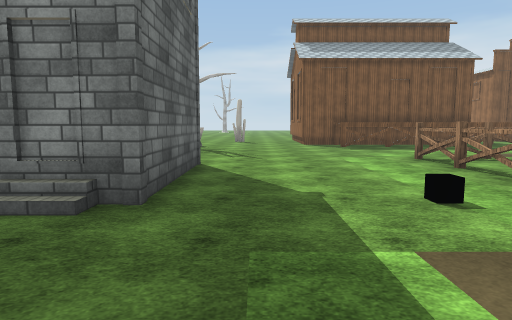
View 1 (above)

24 first-person views from a walk through a Unity game level. The camera is 1.5 m above the floor, tilts 6° down and sees 75° across. The floor is counted in squares, 2 m on a side. Each view is taken from the middle of a square. On the plan, view 1 faces up. The plan holds only what a view shows up to about 11 squares ahead; the rest is blank. The place goes on beyond the plan. The player is left out. Some animated figures are left out. Some surface patterns are stand-ins.

View 2
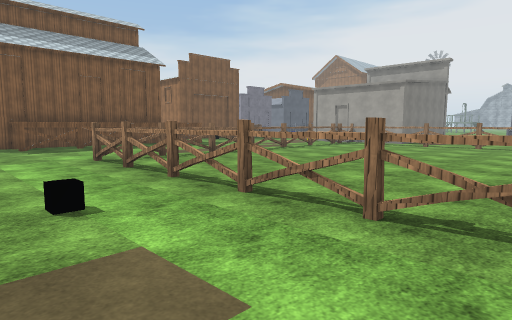

View 3
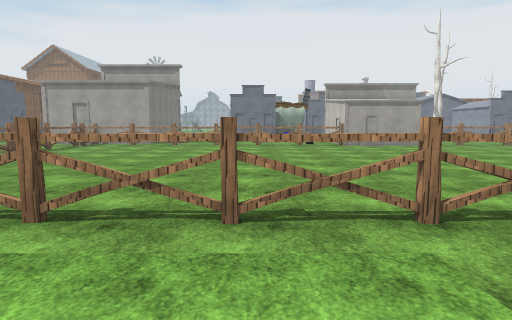

View 4
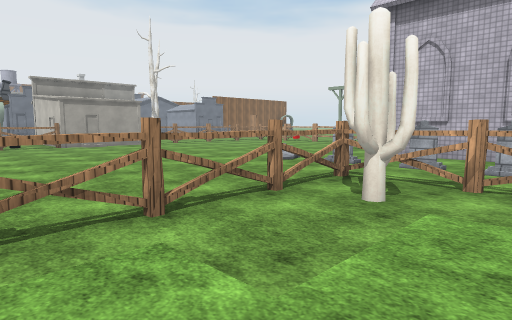

View 5
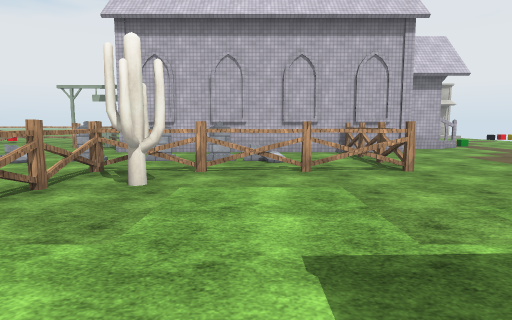

View 6
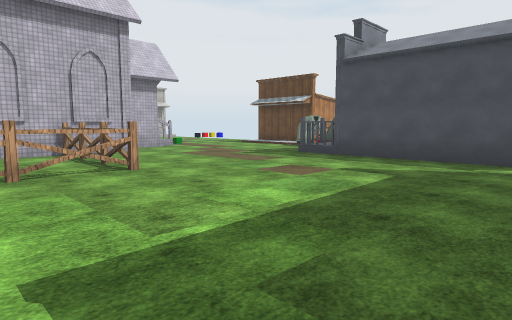

View 7
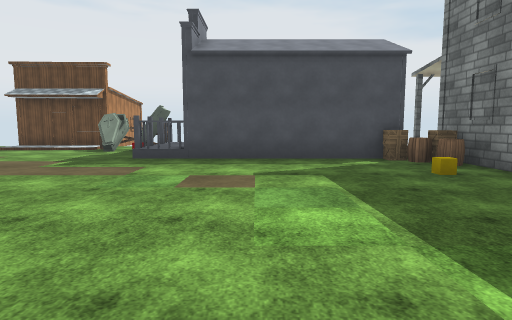

View 8
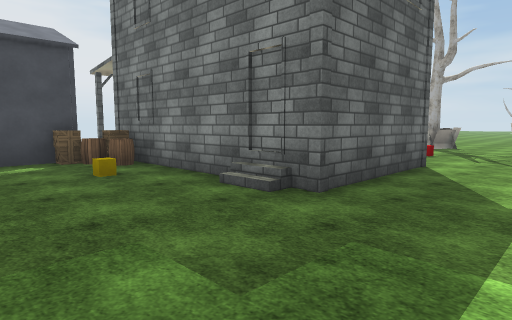

View 9
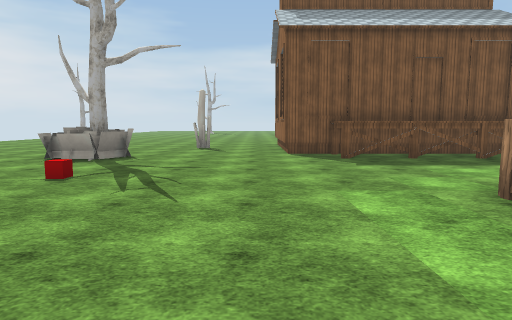

View 10
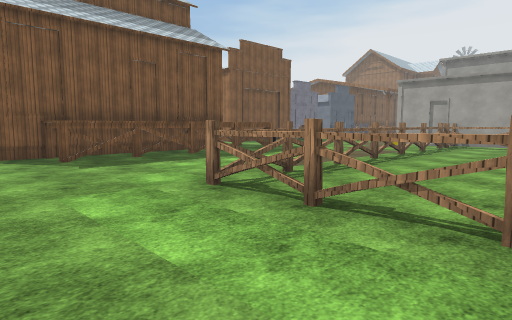

View 11
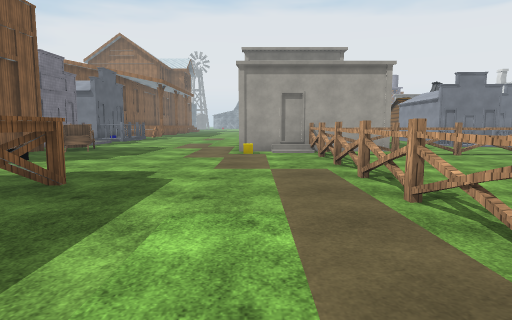

View 12
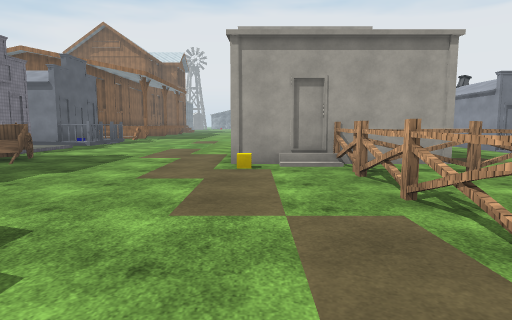

View 13
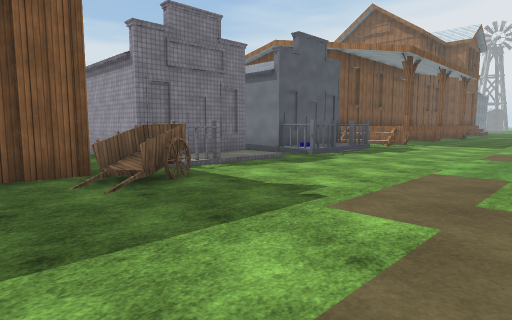

View 14
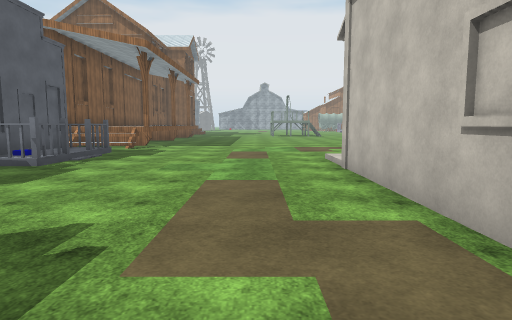

View 15
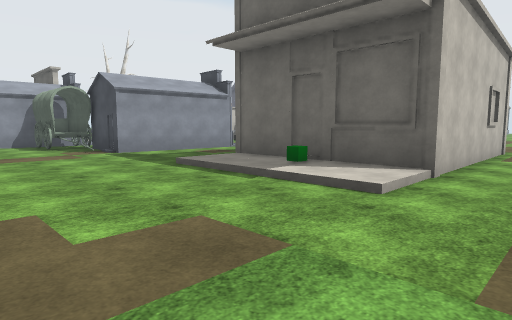

View 16
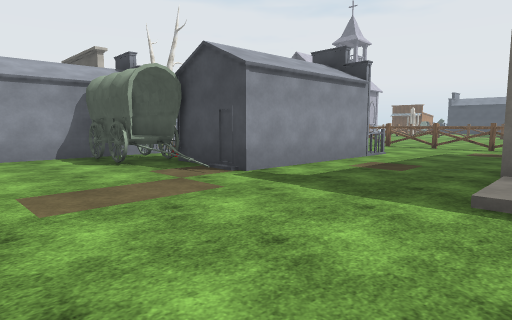

View 17
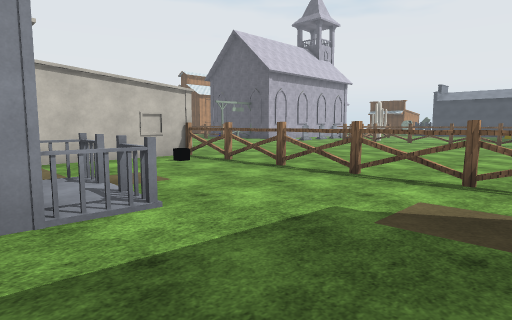

View 18
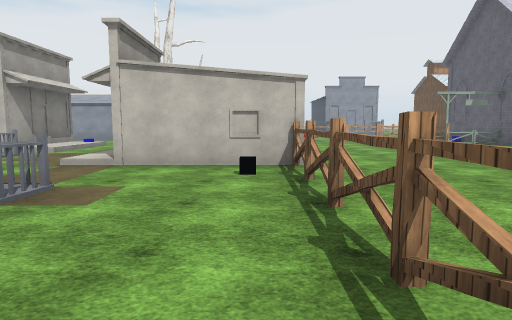

View 19
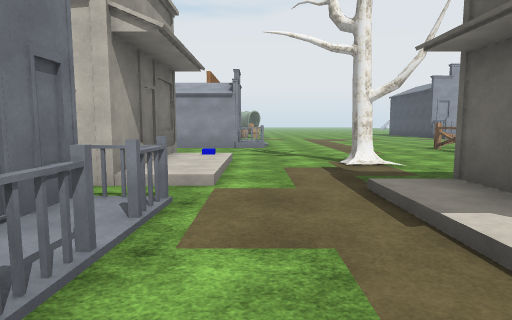

View 20
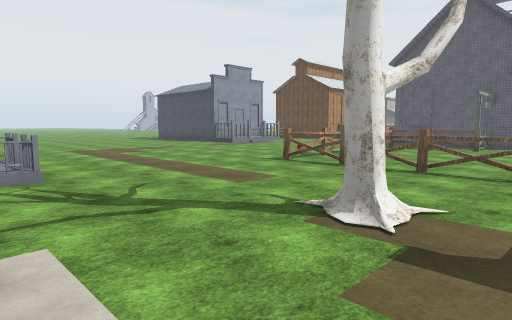

View 21
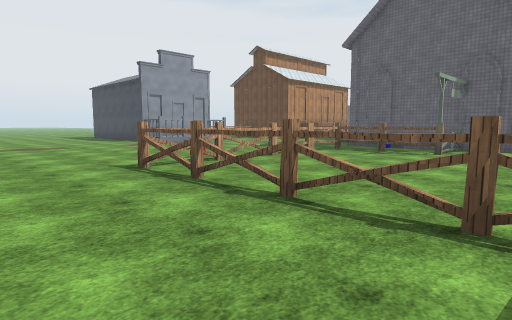

View 22
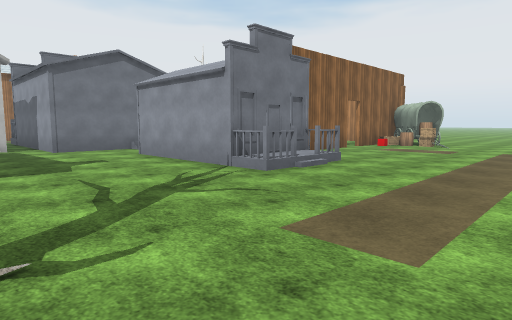

View 23
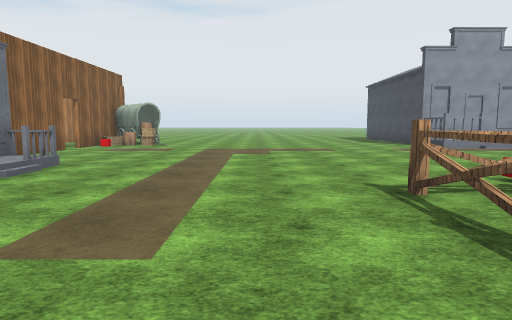

View 24
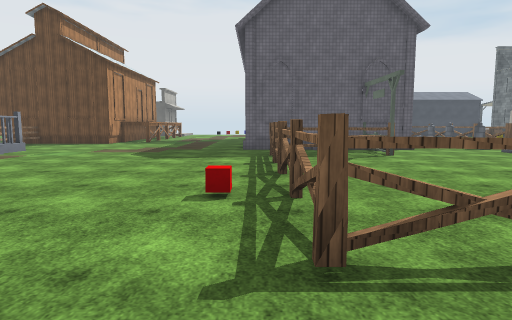

### Floor plan
Key: @ floor where view 1 was taken; # wall or solid block; x gap in a wall; . main floor; : floor 0.25 m higher than the main floor; + floor 1.75 m higher than the main floor; / step, stairs or slope; T tree; F fence; H house; B box; A barrel; C red cube; W wagon; O other object.
Columns run from 10 left of view 1 to 25 right of it. Each row starts with its distance up from view 1.
 17                           #####    #
 16                           #::/HO#H /
 15    ..  ..O..#           #W##//HHHH./
 14    ... .....#         /..WW.........
 13     ..  ....###   # ................
 12      .OTO....+ #####................
 11      ..O............................
 10       ..............................
  9        .C...............O#####H:....
  8         ................/#   ## ....
  7         ......FFFFFFFFFF.#    # ....
  6          #....F........F.#    # ....
  5          #....F........F......H.....
  4          #....F........F............
  3   ##OA####....F........F............
  2    #ABO.......F........F...H####....
  1    #B.........F........F...H   #...
  0    #......@...F........F...H   #O..
 -1    #..........F........F...... .O..
 -2    #.........OF........F###...H####
 -3  HHH.....F..FFF........##  H..H#
 -4  OOH.....F.............     ..H#
 -5  OO......F.OOO.OO......     ../#
 -6  O.......F.............F......:#
 -7 #/.....#F#######.......F...... #
 -8 #/.....       ##.......F...T..OH
 -9 #  ..##       #OOF.....F............
-10               #/.F.....F............
-11               ##.F.....F...........#
-12                #..FF.FF......H####.#
-13               ...............H#
-14               ...............H#
-15               ................
-16               .................#
-17               .................#
-18               .................x
-19               ..H HH...........x

Where each view was taken, in squares from view 1:
view 1: 0 up, 0 right, facing up
view 2: 0 up, 1 right, facing up-right
view 3: 1 up, 1 right, facing right
view 4: 1 up, 1 right, facing down-right
view 5: 2 up, 1 right, facing down
view 6: 2 up, 1 right, facing down-left
view 7: 1 down, 1 right, facing left
view 8: 0 up, 1 right, facing up-left
view 9: 4 up, 1 right, facing up
view 10: 4 up, 1 right, facing up-right
view 11: 9 up, 5 right, facing right
view 12: 9 up, 8 right, facing right
view 13: 10 up, 13 right, facing up-right
view 14: 11 up, 14 right, facing right
view 15: 11 up, 25 right, facing down-left
view 16: 6 up, 25 right, facing down-left
view 17: 5 up, 18 right, facing down-left
view 18: 4 up, 14 right, facing down
view 19: 1 down, 19 right, facing down
view 20: 6 down, 20 right, facing down-left
view 21: 6 down, 16 right, facing down-left
view 22: 8 down, 15 right, facing down-right
view 23: 8 down, 15 right, facing down
view 24: 12 down, 15 right, facing left
